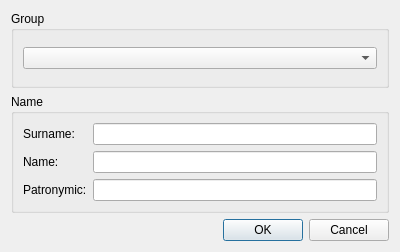
<?xml version="1.0" encoding="UTF-8"?>
<ui version="4.0">
 <class>stud_dlg</class>
 <widget class="QDialog" name="stud_dlg">
  <property name="geometry">
   <rect>
    <x>0</x>
    <y>0</y>
    <width>400</width>
    <height>252</height>
   </rect>
  </property>
  <property name="windowTitle">
   <string>Dialog</string>
  </property>
  <layout class="QGridLayout" name="gridLayout">
   <item row="0" column="0">
    <widget class="QGroupBox" name="groupBox_group">
     <property name="title">
      <string>Group</string>
     </property>
     <layout class="QGridLayout" name="gridLayout_2">
      <item row="0" column="0">
       <widget class="QComboBox" name="comboBox_Groups"/>
      </item>
     </layout>
    </widget>
   </item>
   <item row="2" column="0">
    <widget class="QDialogButtonBox" name="buttonBox">
     <property name="orientation">
      <enum>Qt::Horizontal</enum>
     </property>
     <property name="standardButtons">
      <set>QDialogButtonBox::Cancel|QDialogButtonBox::Ok</set>
     </property>
    </widget>
   </item>
   <item row="1" column="0">
    <widget class="QGroupBox" name="groupBox_Name">
     <property name="title">
      <string>Name</string>
     </property>
     <layout class="QGridLayout" name="gridLayout_3">
      <item row="3" column="0">
       <widget class="QLabel" name="label_3">
        <property name="text">
         <string>Patronymic:</string>
        </property>
       </widget>
      </item>
      <item row="0" column="0">
       <widget class="QLabel" name="label">
        <property name="text">
         <string>Surname:</string>
        </property>
       </widget>
      </item>
      <item row="3" column="1">
       <widget class="QLineEdit" name="lineEdit_Patronymic"/>
      </item>
      <item row="1" column="0">
       <widget class="QLabel" name="label_2">
        <property name="text">
         <string>Name:</string>
        </property>
       </widget>
      </item>
      <item row="0" column="1">
       <widget class="QLineEdit" name="lineEdit_Surname"/>
      </item>
      <item row="1" column="1">
       <widget class="QLineEdit" name="lineEdit_Name"/>
      </item>
     </layout>
    </widget>
   </item>
  </layout>
 </widget>
 <tabstops>
  <tabstop>comboBox_Groups</tabstop>
  <tabstop>lineEdit_Surname</tabstop>
  <tabstop>lineEdit_Name</tabstop>
  <tabstop>lineEdit_Patronymic</tabstop>
 </tabstops>
 <resources/>
 <connections>
  <connection>
   <sender>buttonBox</sender>
   <signal>accepted()</signal>
   <receiver>stud_dlg</receiver>
   <slot>accept()</slot>
   <hints>
    <hint type="sourcelabel">
     <x>248</x>
     <y>254</y>
    </hint>
    <hint type="destinationlabel">
     <x>157</x>
     <y>274</y>
    </hint>
   </hints>
  </connection>
  <connection>
   <sender>buttonBox</sender>
   <signal>rejected()</signal>
   <receiver>stud_dlg</receiver>
   <slot>reject()</slot>
   <hints>
    <hint type="sourcelabel">
     <x>316</x>
     <y>260</y>
    </hint>
    <hint type="destinationlabel">
     <x>286</x>
     <y>274</y>
    </hint>
   </hints>
  </connection>
 </connections>
</ui>
